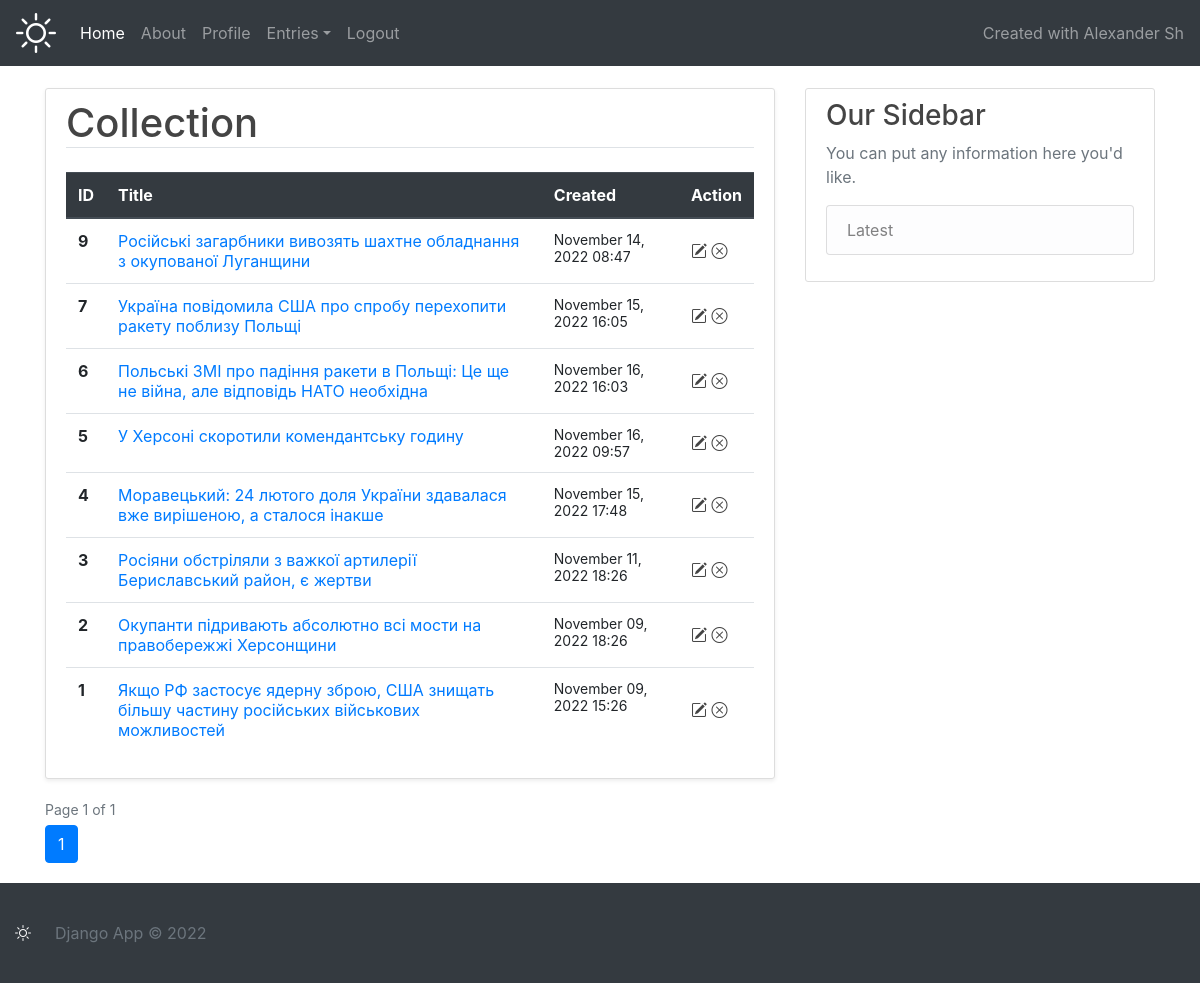
/accounts/content/collection/ (signed in), run on an earlier commit of the app's database.
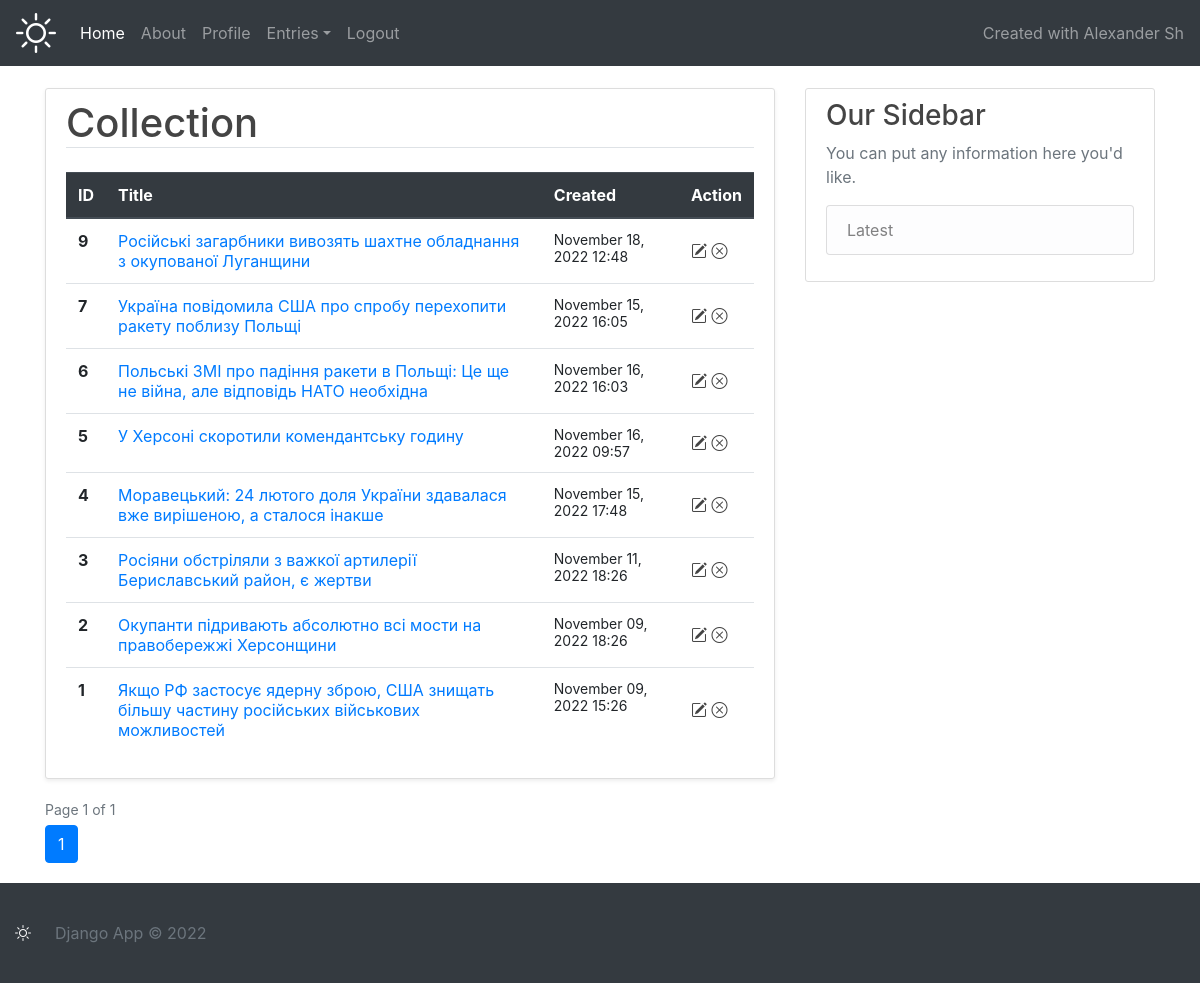
And on a later commit of the database.
### content/models.py (models this page shows)
class Entry(models.Model):
    title = models.CharField(max_length=100)
    content = models.TextField()
    user_id = models.IntegerField(null=False)
    created_at = models.DateTimeField(default=timezone.now)
    updated_at = models.DateTimeField(default=timezone.now)
    class Meta:
        db_table = "base_entry"

### content/views.py (the view)
# urls.py: path('accounts/content/collection/', views.collection, name='collection-entries'),
@login_required
def collection(request):
    entries = Entry.objects.filter(user_id=request.user.id).order_by('-id')
    paginator = Paginator(entries, 20)
    page = request.GET.get('page')
    context = paginator.get_page(page)
    return render(request, 'content/collection.html', {
        'entries': context,
    })

### content/templates/content/collection.html (shortened to what this page needs)
{% extends "index.html" %}
{% block content %}
<div class="content-section shadow-sm">
    <h1 class="border-bottom mb-4">Collection</h1>
    <table class="table collection">
      <thead class="thead-dark">
        <tr>
          <th scope="col">ID</th>
          <th scope="col">Title</th>
          <th scope="col">Created</th>
          <th scope="col">Action</th>
        </tr>
      </thead>
      <tbody>
      {% for entry in entries %}
        <tr>
          <th scope="row">{{ entry.id }}</th>
          <td>
              <a target="_blank" href="{% url 'details' entry.id %}">{{ entry.title }}</a>
          </td>
          <td>
              <small>{{ entry.created_at|date:"F d, Y H:i" }}</small>
          </td>
          <td class="action">
              <a href="{% url 'change-entry' entry.id %}" title="Change"><i class="bi bi-pencil-square"></i></a>
              <a href="{% url 'destroy-entry' entry.id %}" title="Destroy"><i class="bi bi-x-circle"></i></a>
          </td>
        </tr>
      {% endfor %}
      </tbody>
    </table>
</div>
{% include 'pager.html' with entries=entries %}
{% endblock content %}

What changed in the data, as far as the page shows it:
changed Entry "Російські загарбники вивозять шахтне обладнання з окупованої Луганщини": created_at "November 14, 2022 08:47" → "November 18, 2022 12:48"
